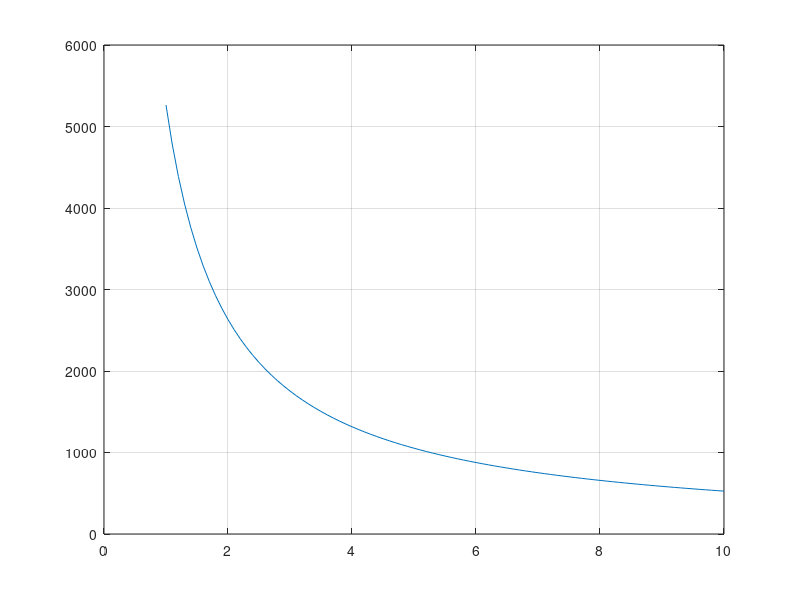
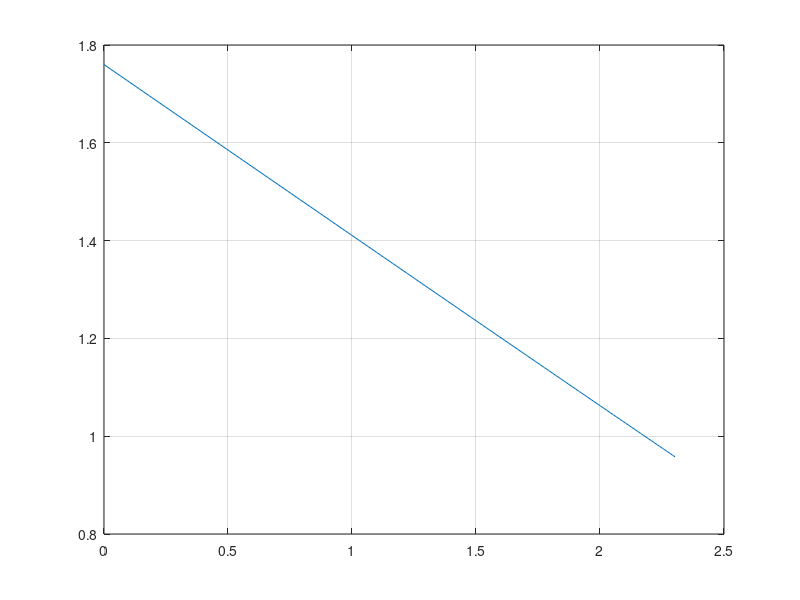

Write MATLAB code to recreate these figures, in order.
% the one steady state 
clc
clear
% Calculations 
sg = 5.67e-8; % boltzmann constant 
ep = 0.3; %porosity
v = 0.7 ; % viscosity coeff
Dp = 0.5e-3; % particle diameter
l = 0.01; %  bed depth 
m = 90.49; % total mass flow rate

m = 0.000009; % i dont really know but take into account that mass is in toal 
Kcond = 0.1; 
Tg_ex =3000;%L
gm = 1.41;
Q = 4e10; %Watt/m3
%Q = 10 ; 

% initial conditions coolant

Tg0 = 300;
T0 = Tg0;
P0 = 1e7 ; % inlet pressure (Pa)
rho0_Hy = 7.67; %kg/m3
A = pi.*(ep.*Dp./2).^2; 
u0 = m/(rho0_Hy.*A) ;

cp = 1.456e4;
ep = 0.3;
rho_part = 3000 ; %k/m3   %page 34 of the PBR guide



%mu = @(Tg,v) mu0.*(Tg./Tg0).^v; 


% coefs

mu0 = 0.87e-5;
mu0_k = 150*(1-ep).^2/ep.^3 *mu0./Dp.^2 ; 
b0_k = 1.75* (1-ep)/ep.^3*1/Dp ; 

b11 = mu0_k.*u0.*l./P0 ; 
b22 = b0_k.*u0.^2.*rho0_Hy.*l./P0 ; 


re = 1:0.1:10; 
Re = re;
q = Dp.*Q.*l./(cp.*T0.*mu0.*Re) ;

R_cons = 4.120e3; %287.058
Mo = (gm-1)/gm *Q.*l./(P0.*q.*sqrt(gm.*R_cons.*T0)) ; 
b1 = 150.*(1-ep).^2./ep.^3 .*1/Dp .*gm.*Mo.^2./Re;
b2 = 1.75* (1-ep)/ep.^3*1/Dp .*gm.*Mo.^2; 



a1 = 2.*b1./((v+2).*q);
a2 = (1+q.*1).^(v+2);
a11 = (1+q.*1).^2;
%P_ss = sqrt(-(1-a1.*a2 -b2./q.*a11)); % this is a pressure drop -> absolute value
P_ss = sqrt(-(-a1.*a2 -b2./q.*a11));
%%
sl = polyfit(log(Re),log(P_ss),1);


figure(1)
hold on;box on; grid on;
plot ((Re),q)

figure(2)
hold on;box on; grid on;
plot (log(Re),log(P_ss))
